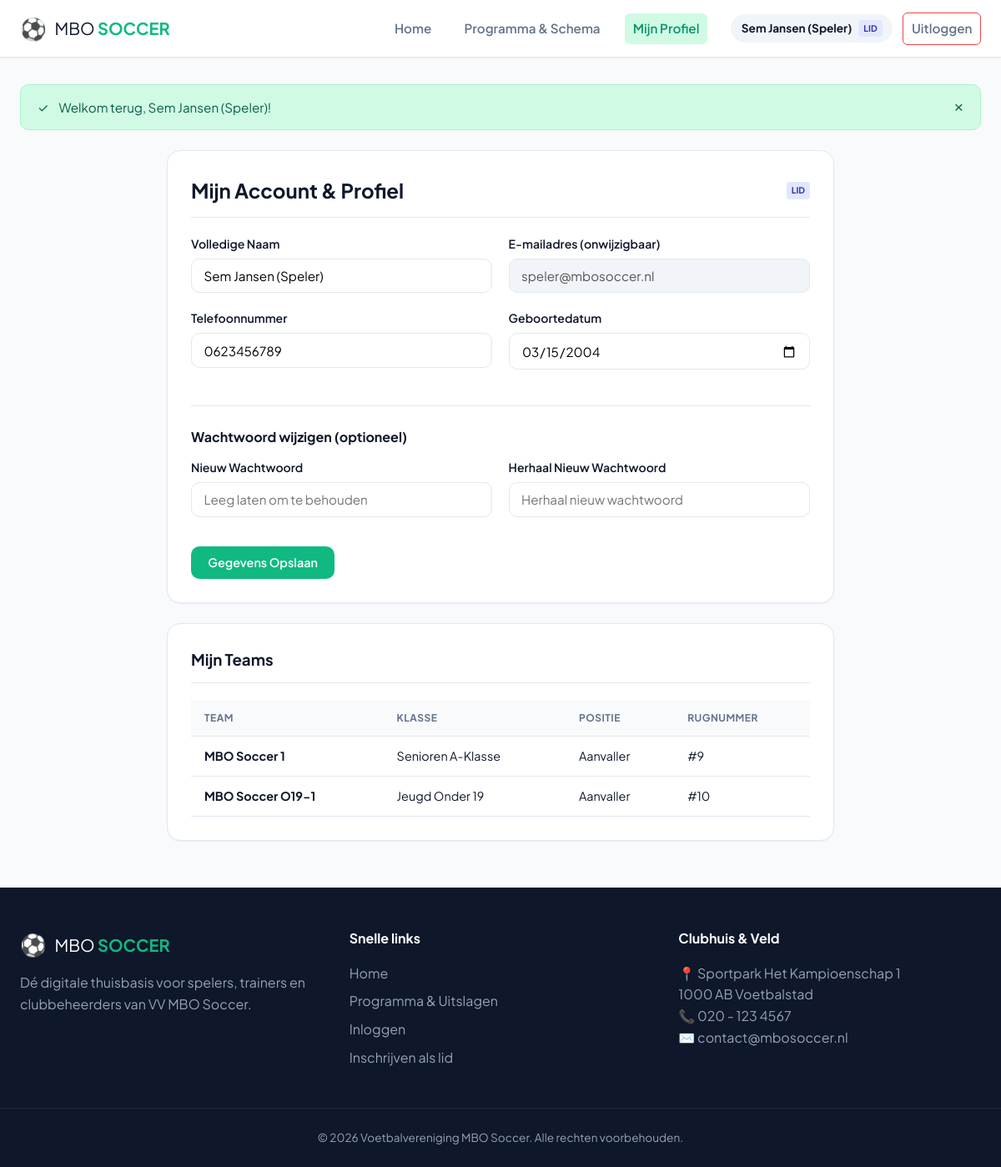
Screenshot of /profile.php (signed in) with the database file from the repository.
### tables this page shows
CREATE TABLE `users` (
    `id` INT AUTO_INCREMENT PRIMARY KEY,
    `name` VARCHAR(100) NOT NULL,
    `email` VARCHAR(150) NOT NULL UNIQUE,
    `password` VARCHAR(255) NOT NULL,
    `role` ENUM('lid', 'trainer', 'medewerker') NOT NULL DEFAULT 'lid',
    `phone` VARCHAR(20) NULL,
    `birthdate` DATE NULL,
    `created_at` TIMESTAMP DEFAULT CURRENT_TIMESTAMP
);

CREATE TABLE `team_members` (
    `id` INT AUTO_INCREMENT PRIMARY KEY,
    `team_id` INT NOT NULL,
    `user_id` INT NOT NULL,
    `position` VARCHAR(50) DEFAULT 'Speler',
    `shirt_number` INT NULL,
    CONSTRAINT `fk_tm_team` FOREIGN KEY (`team_id`) REFERENCES `teams` (`id`) ON DELETE CASCADE,
    CONSTRAINT `fk_tm_user` FOREIGN KEY (`user_id`) REFERENCES `users` (`id`) ON DELETE CASCADE,
    UNIQUE KEY `unique_team_user` (`team_id`, `user_id`)
);

CREATE TABLE `teams` (
    `id` INT AUTO_INCREMENT PRIMARY KEY,
    `name` VARCHAR(100) NOT NULL,
    `category` VARCHAR(50) NOT NULL,
    `trainer_id` INT NULL,
    `created_at` TIMESTAMP DEFAULT CURRENT_TIMESTAMP,
    CONSTRAINT `fk_teams_trainer` FOREIGN KEY (`trainer_id`) REFERENCES `users` (`id`) ON DELETE SET NULL
);

### includes/auth_check.php (called while the page is built, shortened)
<?php
function isLoggedIn(): bool {
    return isset($_SESSION['user_id']);
}
function currentUser(): ?array {
    return [
        'id' => $_SESSION['user_id'],
        'name' => $_SESSION['user_name'] ?? 'Gebruiker',
        'email' => $_SESSION['user_email'] ?? '',
        'role' => $_SESSION['user_role'] ?? 'lid'
    ];
}
function e($value): string {
    return htmlspecialchars((string)($value ?? ''), ENT_QUOTES, 'UTF-8');
}

### classes/User.php (called while the page is built, shortened)
<?php
require_once __DIR__ . '/../config/Database.php';
class User {
    private $db;
    public function __construct() {
        $this->db = Database::connect();
    }
    public function findById(int $id) {
        $stmt = $this->db->prepare("SELECT * FROM users WHERE id = :id");
        $stmt->execute(['id' => $id]);
        return $stmt->fetch() ?: null;
    }
}

### config/Database.php (called while the page is built, shortened)
<?php
class Database {
    private static $conn = null;
    public static function connect(): PDO {
        if (self::$conn === null) {
            $host = 'db';
            $dbname = 'phples';
            $username = 'root';
            $password = 'supergeheim';
            self::$conn = new PDO(
                "mysql:host=$host;dbname=$dbname;charset=utf8mb4",
                $username,
                $password,
                [
                    PDO::ATTR_ERRMODE => PDO::ERRMODE_EXCEPTION,
                    PDO::ATTR_DEFAULT_FETCH_MODE => PDO::FETCH_ASSOC
                ]
            );
        }
        return self::$conn;
    }
}

### classes/Team.php (called while the page is built, shortened)
<?php
require_once __DIR__ . '/../config/Database.php';
class Team {
    private $db;
    public function __construct() {
        $this->db = Database::connect();
    }
    public function getTeamsForUser(int $userId) {
        $stmt = $this->db->prepare("
            SELECT t.*, tm.position, tm.shirt_number
            FROM teams t
            JOIN team_members tm ON t.id = tm.team_id
            WHERE tm.user_id = :user_id
            ORDER BY t.name ASC
        ");
        $stmt->execute(['user_id' => $userId]);
        return $stmt->fetchAll();
    }
}

### profile.php (the view, shortened to what this page needs)
<?php
require_once __DIR__ . '/includes/auth_check.php';
require_once __DIR__ . '/classes/User.php';
require_once __DIR__ . '/classes/Team.php';
$userModel = new User();
$teamModel = new Team();
$currentUserData = $userModel->findById($_SESSION['user_id']);
$myTeams = $teamModel->getTeamsForUser($_SESSION['user_id']);
require_once __DIR__ . '/includes/header.php';
?>
<div style="max-width: 800px; margin: 0 auto;">
    <article class="card">
        <header class="card-header">
            <h2>Mijn Account & Profiel</h2>
            <span class="role-badge role-<?= e($currentUserData['role']) ?>"><?= e(strtoupper($currentUserData['role'])) ?></span>
        </header>
        <form method="POST" action="/profile.php">
            <div class="form-grid">
                <p class="form-group">
                    <label for="name">Volledige Naam</label>
                    <input type="text" id="name" name="name" class="form-control" required value="<?= e($currentUserData['name']) ?>">
                </p>
                <p class="form-group">
                    <label for="email">E-mailadres (onwijzigbaar)</label>
                    <input type="email" id="email" class="form-control" disabled value="<?= e($currentUserData['email']) ?>" style="background: #f1f5f9;">
                </p>
            </div>
            <div class="form-grid">
                <p class="form-group">
                    <label for="phone">Telefoonnummer</label>
                    <input type="tel" id="phone" name="phone" class="form-control" value="<?= e($currentUserData['phone'] ?? '') ?>">
                </p>
                <p class="form-group">
                    <label for="birthdate">Geboortedatum</label>
                    <input type="date" id="birthdate" name="birthdate" class="form-control" value="<?= e($currentUserData['birthdate'] ?? '') ?>">
                </p>
            </div>
            <hr style="margin: 1.5rem 0; border: none; border-top: 1px solid var(--border);">
            <h4 style="margin-bottom: 0.75rem;">Wachtwoord wijzigen (optioneel)</h4>
            <div class="form-grid">
                <p class="form-group">
                    <label for="new_password">Nieuw Wachtwoord</label>
                    <input type="password" id="new_password" name="new_password" class="form-control" placeholder="Leeg laten om te behouden">
                </p>
                <p class="form-group">
                    <label for="confirm_password">Herhaal Nieuw Wachtwoord</label>
                    <input type="password" id="confirm_password" name="confirm_password" class="form-control" placeholder="Herhaal nieuw wachtwoord">
                </p>
            </div>
            <button type="submit" class="btn btn-primary" style="margin-top: 1rem;">Gegevens Opslaan</button>
        </form>
    </article>
    <article class="card">
        <header class="card-header">
            <h3>Mijn Teams</h3>
        </header>
        <?php if (empty($myTeams)): ?>
            <p style="color: var(--text-muted);">Je bent momenteel nog niet ingedeeld bij een team. De trainer of beheerder kan je toevoegen.</p>
        <?php else: ?>
            <div class="table-responsive">
                <table class="table">
                    <thead>
                        <tr>
                            <th>Team</th>
                            <th>Klasse</th>
                            <th>Positie</th>
                            <th>Rugnummer</th>
                        </tr>
                    </thead>
                    <tbody>
                        <?php foreach ($myTeams as $team): ?>
                            <tr>
                                <td><strong><?= e($team['name']) ?></strong></td>
                                <td><?= e($team['category']) ?></td>
                                <td><?= e($team['position'] ?? 'Speler') ?></td>
                                <td><?= e($team['shirt_number'] ? '#' . $team['shirt_number'] : '-') ?></td>
                            </tr>
                        <?php endforeach; ?>
                    </tbody>
                </table>
            </div>
        <?php endif; ?>
    </article>
</div>
<?php require_once __DIR__ . '/includes/footer.php'; ?>

### includes/header.php (shortened to what this page needs)
<?php
require_once __DIR__ . '/auth_check.php';
$user = currentUser();
$currentPage = basename($_SERVER['PHP_SELF']);
?>
<!DOCTYPE html>
<html lang="nl">
<head>
    <link rel="stylesheet" href="/public/css/style.css">
</head>
<body>
    <header class="navbar">
        <div class="nav-container">
            <a href="/index.php" class="brand">
                <span class="brand-badge">⚽</span>
                <span class="brand-text">MBO <strong>SOCCER</strong></span>
            </a>
            <nav class="nav-links" id="navLinks">
                <a href="/index.php" class="<?= $currentPage === 'index.php' ? 'active' : '' ?>">Home</a>
                <a href="/schedule.php" class="<?= $currentPage === 'schedule.php' ? 'active' : '' ?>">Programma & Schema</a>
                <?php if ($user): ?>
                    <a href="/profile.php" class="<?= $currentPage === 'profile.php' ? 'active' : '' ?>">Mijn Profiel</a>
                    <div class="nav-user">
                        <span class="user-chip">
                            <strong><?= e($user['name']) ?></strong>
                            <small class="role-badge role-<?= e($user['role']) ?>"><?= e(ucfirst($user['role'])) ?></small>
                        </span>
                        <a href="/logout.php" class="btn btn-outline-danger btn-sm">Uitloggen</a>
                    </div>
                <?php endif; ?>
            </nav>
        </div>
    </header>
    <main class="main-wrapper">
        <?php if (!empty($_SESSION['flash_success'])): ?>
            <aside class="alert alert-success" role="alert">
                <span>✓</span>
                <p><?= e($_SESSION['flash_success']) ?></p>
                <button type="button" class="alert-close" onclick="this.parentElement.remove()" aria-label="Sluiten">×</button>
            </aside>
        <?php endif; ?>

### public/css/style.css (style rules this page uses)
:root { --primary: #10b981; --primary-dark: #059669; --primary-light: #d1fae5; --secondary: #0f172a; --secondary-light: #1e293b; --accent: #f59e0b; --danger: #ef4444; --danger-light: #fee2e2; --success: #10b981; --bg-main: #f8fafc; --surface: #ffffff; --border: #e2e8f0; --text-primary: #0f172a; --text-muted: #64748b; --radius-sm: 6px; --radius-md: 10px; --radius-lg: 16px; --shadow-sm: 0 1px 2px 0 rgb(0 0 0 / 0.05); --shadow-md: 0 4px 6px -1px rgb(0 0 0 / 0.1), 0 2px 4px -2px rgb(0 0 0 / 0.1); --shadow-lg: 0 10px 15px -3px rgb(0 0 0 / 0.1), 0 4px 6px -4px rgb(0 0 0 / 0.1); }
* { box-sizing: border-box; margin: 0; padding: 0; }
body { font-family: 'Plus Jakarta Sans', system-ui, -apple-system, BlinkMacSystemFont, 'Segoe UI', Roboto, sans-serif; background-color: var(--bg-main); color: var(--text-primary); line-height: 1.6; min-height: 100vh; display: flex; flex-direction: column; }
a { color: var(--primary-dark); text-decoration: none; transition: color 0.2s; }
.navbar { background: var(--surface); border-bottom: 1px solid var(--border); position: sticky; top: 0; z-index: 100; box-shadow: var(--shadow-sm); }
.nav-container { max-width: 1200px; margin: 0 auto; padding: 0.85rem 1.5rem; display: flex; align-items: center; justify-content: space-between; }
.brand { display: flex; align-items: center; gap: 0.6rem; font-size: 1.25rem; color: var(--secondary); }
.brand-badge { font-size: 1.6rem; }
.brand-text strong { color: var(--primary); }
.nav-links { display: flex; align-items: center; gap: 1.25rem; }
.nav-links a { color: var(--text-muted); font-weight: 600; font-size: 0.95rem; padding: 0.4rem 0.6rem; border-radius: var(--radius-sm); }
.nav-links a:hover, .nav-links a.active { color: var(--primary-dark); background-color: var(--primary-light); }
.nav-auth, .nav-user { display: flex; align-items: center; gap: 0.75rem; margin-left: 0.5rem; }
.user-chip { background: #f1f5f9; padding: 0.4rem 0.8rem; border-radius: 9999px; font-size: 0.85rem; display: flex; align-items: center; gap: 0.5rem; }
.role-badge { text-transform: uppercase; font-size: 0.65rem; padding: 2px 6px; border-radius: 4px; font-weight: 700; }
.role-lid { background: #e0e7ff; color: #3730a3; }
.btn { display: inline-flex; align-items: center; justify-content: center; gap: 0.4rem; padding: 0.6rem 1.2rem; border-radius: var(--radius-md); font-weight: 600; font-size: 0.9rem; cursor: pointer; border: 1px solid transparent; transition: all 0.2s ease; text-align: center; font-family: inherit; }
.btn-primary { background: var(--primary); color: #ffffff; }
.btn-outline-danger { border-color: var(--danger); color: var(--danger); background: transparent; }
.btn-sm { padding: 0.35rem 0.75rem; font-size: 0.8rem; border-radius: var(--radius-sm); }
.main-wrapper { flex: 1; max-width: 1200px; width: 100%; margin: 2rem auto; padding: 0 1.5rem; }
.alert { padding: 0.9rem 1.25rem; border-radius: var(--radius-md); margin-bottom: 1.5rem; display: flex; align-items: center; gap: 0.75rem; font-size: 0.95rem; }
.alert-success { background: var(--primary-light); color: #065f46; border: 1px solid #a7f3d0; }
.alert-close { margin-left: auto; background: none; border: none; font-size: 1.2rem; cursor: pointer; color: inherit; }
.card { background: var(--surface); border-radius: var(--radius-lg); border: 1px solid var(--border); padding: 1.75rem; box-shadow: var(--shadow-sm); margin-bottom: 1.5rem; }
.card-header { display: flex; justify-content: space-between; align-items: center; margin-bottom: 1.25rem; padding-bottom: 0.75rem; border-bottom: 1px solid var(--border); }
.form-group { margin-bottom: 1.2rem; }
.form-group label { display: block; font-weight: 600; margin-bottom: 0.4rem; font-size: 0.88rem; }
.form-control { width: 100%; padding: 0.65rem 0.9rem; border: 1px solid var(--border); border-radius: var(--radius-md); font-family: inherit; font-size: 0.95rem; background: #fff; transition: border-color 0.15s ease; }
.form-grid { display: grid; grid-template-columns: repeat(auto-fit, minmax(240px, 1fr)); gap: 1.2rem; }
.table-responsive { overflow-x: auto; }
.table { width: 100%; border-collapse: collapse; font-size: 0.9rem; text-align: left; }
.table th, .table td { padding: 0.75rem 1rem; border-bottom: 1px solid var(--border); }
.table th { background: #f8fafc; color: var(--text-muted); font-weight: 700; text-transform: uppercase; font-size: 0.75rem; letter-spacing: 0.5px; }

### rows the page displays
users: name "Sem Jansen (Speler)", role "LID", email "speler@mbosoccer.nl", phone "0623456789", birthdate "03/15/2004"
team_members: team.name "MBO Soccer 1", team.category "Senioren A-Klasse", position "Aanvaller", shirt_number "#9"
team_members: team.name "MBO Soccer O19-1", team.category "Jeugd Onder 19", position "Aanvaller", shirt_number "#10"

### other values shown
$_SESSION['flash_success'] "Welkom terug, Sem Jansen (Speler)!"
